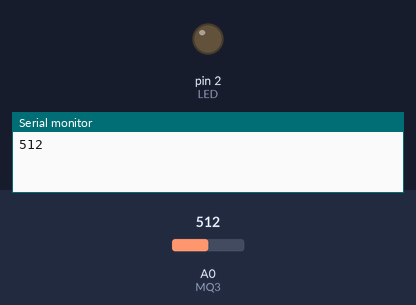
Bench run of a sketch on a simulated Arduino Uno, built with avr-gcc and run on an emulated ATmega328P. On the bench: output pins drawn as LEDs (lit = HIGH), the last lines printed to the serial monitor. The inputs (shaded band) are chosen by the test bench; at power-on: A0 (MQ3) = 512.

Above: at 0.1 s.
At 1.1 s:
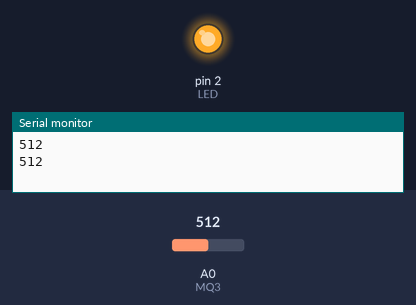
Timing chart, 0 to 2.6 s (numbered marks = the images above):
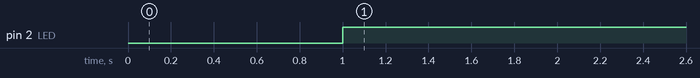

The sketch:

MQ3.ino
```cpp
//AKA TECHNOLOGIES
const int MQ3=A0;
const int LED=2;
int value;
void setup() {
  Serial.begin(9600);
  pinMode(MQ3,INPUT);
  pinMode(LED,OUTPUT);

}

void loop() {
  value= analogRead(MQ3);
  Serial.println(value);
  delay(1000);

  if(value>=400){
    digitalWrite(LED,HIGH);
  }
  else{
    digitalWrite(LED,LOW);
  }

}
```

Measured:
- by itself, pin 2 (LED): LOW → HIGH at 1.0 s
